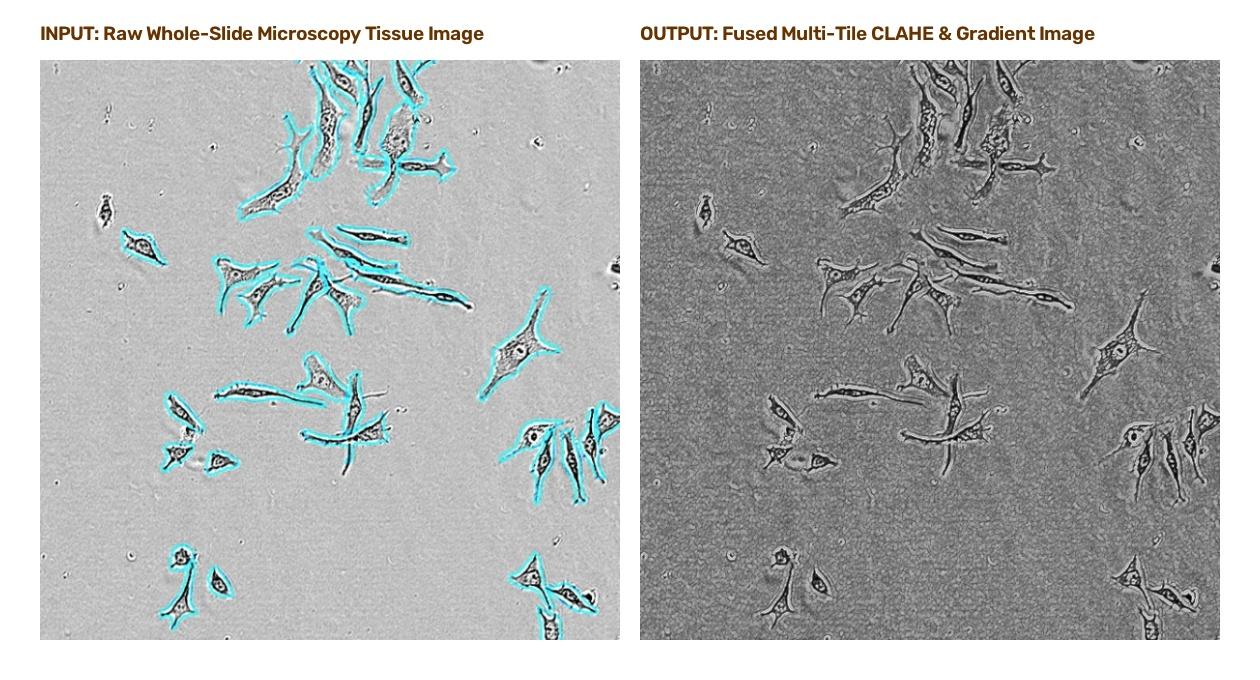
#> input picture Data/step1_1_1_clahe_fusion_io.jpg, 1260 x 680 px; its folder holds only this picture in this run
$ python -i boundary_sharpening_pipeline.py   (imports and definitions only)   (older library calls are emulated)
#> lines starting #> are read from the running program, lines starting #| are printed output that depends on the picture; after the words box and inside, x2 and y2 are one past the last pixel; in counts of white or black regions, pixels touching at a corner belong together
import os
import glob
import json
import csv
import cv2
import numpy as np

# [135 lines left out: function save_single_cell_debug_trace, not called in this run]


def extract_cells_with_boundary_sharpening(
    image_path,
    output_dir,
    subcell_padding=5,
    clahe_clip_limit=3.5,
    clahe_tile_grid=(8, 8),
    debug_cell_ids=None
):
    """
    New Option: "Boundary Sharpening" Cell Extraction Core Pipeline with Per-Cell Debugging.
    Combines Option 4 Boundary Sharpening with Multi-Tile Adaptive CLAHE Dark Quadrant Recovery,
    Deduplicated Non-Composite Filtering, and Per-Cell Step-by-Step Debug Tracing.
    """
#> called with image_path = '../Data/step1_1_1_clahe_fusion_io.jpg', output_dir = 'out.png', subcell_padding = 5, clahe_clip_limit = 3.5, clahe_tile_grid = (8, 8)
    if not os.path.exists(image_path):
        raise FileNotFoundError(f"Input image not found: {image_path}")

    os.makedirs(output_dir, exist_ok=True)

    # Normalize debug_cell_ids to a set of integers or "all"
    target_debug_ids = set()
    if debug_cell_ids is not None:
        if isinstance(debug_cell_ids, (int, str)) and str(debug_cell_ids).lower() == "all":
            target_debug_ids = "all"
        elif isinstance(debug_cell_ids, int):
            target_debug_ids = {debug_cell_ids}
        elif isinstance(debug_cell_ids, (list, tuple, set)):
            target_debug_ids = {int(x) for x in debug_cell_ids}

    # Clean existing non-debug output files in output_dir
    for old_file in glob.glob(os.path.join(output_dir, "subcell_*.jpg")):
        try: os.remove(old_file)
        except OSError: pass

    img = cv2.imread(image_path)
#> img is the input picture: shape (680, 1260, 3); mean B, G, R 177.9, 178.1, 175.1
    if img is None:
        raise ValueError(f"Could not read image at {image_path}")

    img_h, img_w = img.shape[:2]
    total_img_area = img_h * img_w

    # Save original reference
    cv2.imwrite(os.path.join(output_dir, "00_original_reference.jpg"), img)

    # STEP 1: CYAN / GRAYSCALE SIGNAL MAPPING
    b, g, r = cv2.split(img.astype(np.float32))
    cyan_diff = (b + g) / 2.0 - r
    cyan_diff = np.clip(cyan_diff, 0, 255).astype(np.uint8)

    if np.max(cyan_diff) == 0:
        signal = cv2.cvtColor(img, cv2.COLOR_BGR2GRAY) if len(img.shape) == 3 else img.copy()
    else:
        signal = cyan_diff

    # STEP 2: BILATERAL NOISE SUPPRESSION
    bilateral = cv2.bilateralFilter(signal, d=5, sigmaColor=35, sigmaSpace=35)

    # STEP 3: MULTI-OPERATOR EDGE GRADIENT FUSION (SCHARR + CANNY)
    grad_x = cv2.Scharr(bilateral, cv2.CV_32F, 1, 0)
    grad_y = cv2.Scharr(bilateral, cv2.CV_32F, 0, 1)
    grad_mag = cv2.magnitude(grad_x, grad_y)
    sobel_edges = cv2.normalize(grad_mag, None, 0, 255, cv2.NORM_MINMAX).astype(np.uint8)

    high_thresh, _ = cv2.threshold(bilateral, 0, 255, cv2.THRESH_BINARY + cv2.THRESH_OTSU)
#> high_thresh = 40
    canny_edges = cv2.Canny(bilateral, 0.5 * high_thresh, high_thresh)
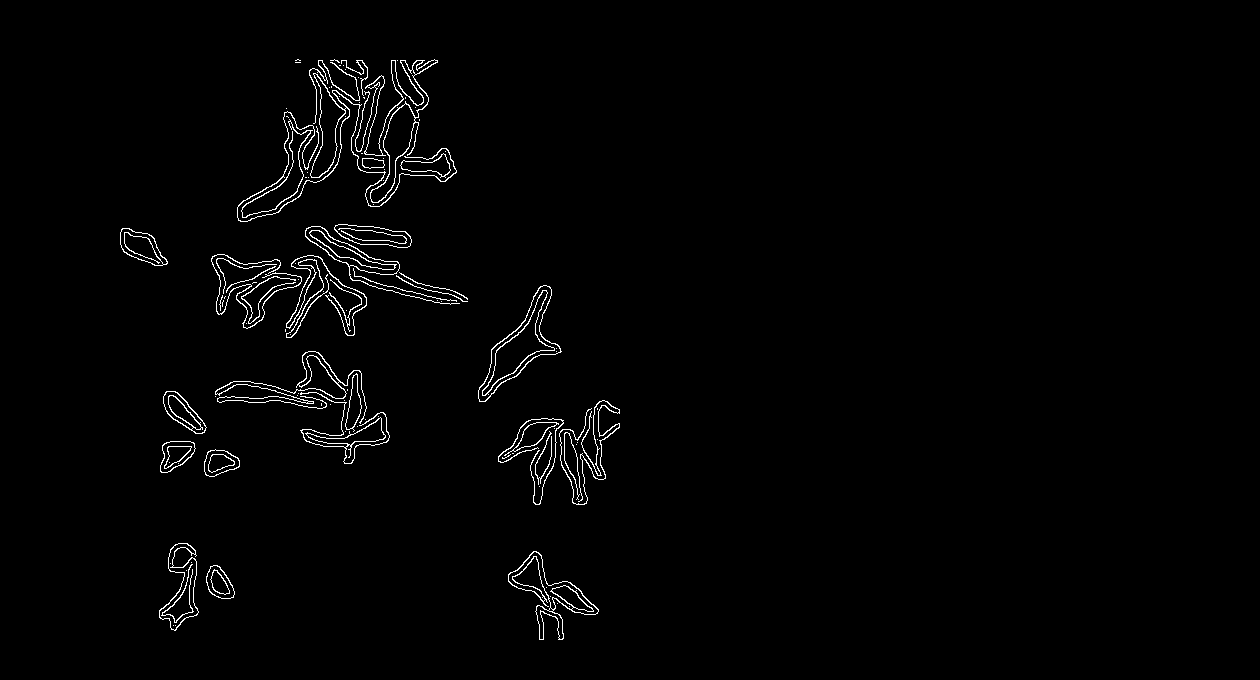
#> canny_edges: shape (680, 1260); 1.4% white in thin lines or dots, all inside (x1, y1, x2, y2) = (120, 59, 620, 640)

    gradient_fusion = cv2.addWeighted(sobel_edges, 0.7, canny_edges, 0.3, 0)

    # STEP 4: MULTI-TILE ADAPTIVE CLAHE (DARK QUADRANT RECOVERY)
    clahe = cv2.createCLAHE(clipLimit=clahe_clip_limit, tileGridSize=clahe_tile_grid)
    clahe_boosted = clahe.apply(gradient_fusion)

    # STEP 5: MULTI-SCALE FINE & MID UNSHARP MASKING -> ULTRA-SHARPENED MAP
    blur_fine = cv2.GaussianBlur(clahe_boosted, (3, 3), 0.8)
    sharp_fine = cv2.addWeighted(clahe_boosted, 2.2, blur_fine, -1.2, 0)

    blur_mid = cv2.GaussianBlur(sharp_fine, (7, 7), 1.5)
    ultra_sharpened = cv2.addWeighted(sharp_fine, 1.8, blur_mid, -0.8, 0)
    cv2.imwrite(os.path.join(output_dir, "01_ultra_sharpened_boundary_map.jpg"), ultra_sharpened)

    # STEP 6: ADAPTIVE OTSU THRESHOLDING -> CRISP BOUNDARY MAP
    otsu_val, _ = cv2.threshold(ultra_sharpened, 0, 255, cv2.THRESH_BINARY + cv2.THRESH_OTSU)
#> otsu_val = 119
    calibrated_thresh = max(20, int(0.65 * otsu_val))
#> calibrated_thresh = 77

    _, bin_mask = cv2.threshold(ultra_sharpened, calibrated_thresh, 255, cv2.THRESH_BINARY)
    # Remove outer border frame noise
    bin_mask[:, :3] = 0; bin_mask[:, -3:] = 0; bin_mask[:3, :] = 0; bin_mask[-3:, :] = 0
    cv2.imwrite(os.path.join(output_dir, "02_binary_crisp_boundaries.jpg"), bin_mask)

    kernel_small = cv2.getStructuringElement(cv2.MORPH_ELLIPSE, (3, 3))
    closed_mask = cv2.morphologyEx(bin_mask, cv2.MORPH_CLOSE, kernel_small, iterations=1)

    contours, _ = cv2.findContours(closed_mask, cv2.RETR_TREE, cv2.CHAIN_APPROX_SIMPLE)
#> contours = 403 contours, 193 with area under 20; largest, box (x1, y1, x2, y2) and area: (236, 59, 458, 223) 13271, (215, 350, 390, 465) 6106, (497, 400, 621, 507) 5173, (303, 223, 469, 305) 4640, (211, 253, 303, 330) 3444

    candidates = []
    if contours:
        for c in contours:
            area = cv2.contourArea(c)
            x, y, w, h = cv2.boundingRect(c)
            # Filter noise < 80 px
            if area >= 80 and not (area > 0.70 * total_img_area or (w > 0.85 * img_w and h > 0.85 * img_h)):
                candidates.append((x, y, w, h, area, c))
#> this loop made 403 passes
#> (area, x, y, w, h) on passes 1 to 3: (648.5, 205, 565, 30, 34), (248.5, 210, 570, 20, 24), (263, 206, 565, 28, 33)
#> after the loop, candidates = 75 items

    # STEP 7: DEDUPLICATED NON-COMPOSITE FILTER
    non_composite = []
    for i, (cx1, cy1, cw1, ch1, ca1, cc1) in enumerate(candidates):
        contained_raw = []
        for j, (cx2, cy2, cw2, ch2, ca2, cc2) in enumerate(candidates):
            if i == j: continue
            inter_x1 = max(cx1, cx2)
            inter_y1 = max(cy1, cy2)
            inter_x2 = min(cx1 + cw1, cx2 + cw2)
            inter_y2 = min(cy1 + ch1, cy2 + ch2)
            inter_w = max(0, inter_x2 - inter_x1)
            inter_h = max(0, inter_y2 - inter_y1)
            inter_area = inter_w * inter_h
            box2_area = cw2 * ch2
            if inter_area >= 0.80 * box2_area and ca1 > ca2 and ca2 >= 200:
                contained_raw.append((j, cx2, cy2, cw2, ch2, ca2))

        unique_contained = []
        for item in contained_raw:
            j, x2, y2, w2, h2, a2 = item
            is_dup_contained = False
            for u in unique_contained:
                uj, ux2, uy2, uw2, uh2, ua2 = u
                inter = max(0, min(x2 + w2, ux2 + uw2) - max(x2, ux2)) * max(0, min(y2 + h2, uy2 + uh2) - max(y2, uy2))
                union = w2 * h2 + uw2 * uh2 - inter
                iou = inter / union if union > 0 else 0
                if iou > 0.60:
                    is_dup_contained = True
                    break
            if not is_dup_contained:
                unique_contained.append(item)

        if len(unique_contained) < 2:
            non_composite.append((cx1, cy1, cw1, ch1, ca1, cc1))
#> this loop made 75 passes
#> (cx1, cy1, cw1, ch1, ca1) on passes 1 to 4: (205, 565, 30, 34, 648.5), (210, 570, 20, 24, 248.5), (206, 565, 28, 33, 263), (507, 551, 92, 90, 2543.5)
#> after the loop, non_composite = 65 items

    # DUPLICATE SUBSET FILTER & CELL PROCESS ATTACHMENT MERGER
    subcell_tuples = []
    merged_leg_indices = set()

    for i, (cx1, cy1, cw1, ch1, ca1, cc1) in enumerate(non_composite):
        if i in merged_leg_indices: continue

        is_dup_or_leg = False
        for j, (cx2, cy2, cw2, ch2, ca2, cc2) in enumerate(non_composite):
            if i == j or j in merged_leg_indices: continue

            inter_x1 = max(cx1, cx2)
            inter_y1 = max(cy1, cy2)
            inter_x2 = min(cx1 + cw1, cx2 + cw2)
            inter_y2 = min(cy1 + ch1, cy2 + ch2)
            inter_w = max(0, inter_x2 - inter_x1)
            inter_h = max(0, inter_y2 - inter_y1)
            inter_area = inter_w * inter_h
            box1_area = cw1 * ch1

            if inter_area >= 0.75 * box1_area and ca2 > ca1:
                is_dup_or_leg = True
                break

            if ca1 < 200 and ca2 >= 250:
                dist_x = max(0, max(cx1, cx2) - min(cx1 + cw1, cx2 + cw2))
                dist_y = max(0, max(cy1, cy2) - min(cy1 + ch1, cy2 + ch2))
                if inter_area >= 0.08 * box1_area or (dist_x <= 3 and dist_y <= 3):
                    is_dup_or_leg = True
                    combined_pts = np.vstack((cc2, cc1))
                    combined_hull = cv2.convexHull(combined_pts)
                    cbx, cby, cbw, cbh = cv2.boundingRect(combined_hull)
                    non_composite[j] = (cbx, cby, cbw, cbh, cv2.contourArea(combined_hull), combined_hull)
                    break

        if not is_dup_or_leg:
            subcell_tuples.append(non_composite[i])
#> this loop made 65 passes
#> (cx1, cy1, cw1, ch1, ca1) on passes 1 to 4: (210, 570, 20, 24, 248.5), (206, 565, 28, 33, 263), (575, 589, 24, 25, 110.5), (551, 585, 48, 29, 594.5)
#> after the loop, subcell_tuples = 33 items

    # HOMOGENEITY FILTER
    lower_cyan = np.array([75, 40, 140], dtype=np.uint8)
    upper_cyan = np.array([115, 255, 255], dtype=np.uint8)
    final_subcells = []

    for (cx1, cy1, cw1, ch1, ca1, cc1) in subcell_tuples:
        mask_sub = np.zeros((img_h, img_w), dtype=np.uint8)
        cv2.drawContours(mask_sub, [cc1], -1, 255, cv2.FILLED)

        crop_sub = img[cy1:cy1+ch1, cx1:cx1+cw1]
        crop_mask = mask_sub[cy1:cy1+ch1, cx1:cx1+cw1]

        if np.max(cyan_diff) > 0:
            crop_hsv = cv2.cvtColor(crop_sub, cv2.COLOR_BGR2HSV)
            crop_cyan = cv2.inRange(crop_hsv, lower_cyan, upper_cyan)
            non_white = np.any(crop_sub < 240, axis=2) & (crop_mask > 0)
            interior = non_white & (crop_cyan == 0)
            crop_gray = cv2.cvtColor(crop_sub, cv2.COLOR_BGR2GRAY)
            interior_pixels = crop_gray[interior] if np.any(interior) else crop_gray[non_white]
        else:
            crop_gray = cv2.cvtColor(crop_sub, cv2.COLOR_BGR2GRAY) if len(crop_sub.shape) == 3 else crop_sub
            interior_pixels = crop_gray[crop_mask > 0]

        if len(interior_pixels) > 0:
            std_val = np.std(interior_pixels)
            min_val = np.min(interior_pixels)
            if std_val < 10 and min_val > 220:
                continue

        final_subcells.append((cx1, cy1, cw1, ch1, ca1, cc1))
#> this loop made 33 passes
#> (cx1, cy1, cw1, ch1, ca1, interior_pixels, std_val, min_val) on passes 1, 12, 33: (206, 565, 28, 33, 263, [93, 109, 95, 95], 6.4, 93), (571, 413, 20, 43, 213, [57, 67, 104], 20.22, 57), (354, 60, 14, 23, 105, [80, 99, 95], 8.18, 80)
#> pass 1, in extract_cells_with_boundary_sharpening, `crop_cyan = cv2.inRange(crop_hsv, lower_cyan, upper_cyan)`:
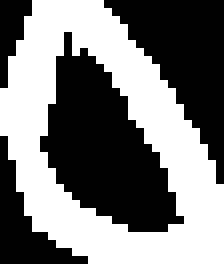
#> crop_cyan: shape (33, 28) (shown 8 times larger); 48.3% white; 1 white region, box (x1, y1, x2, y2) and area: (0, 0, 28, 33) 446
#> after the loop:
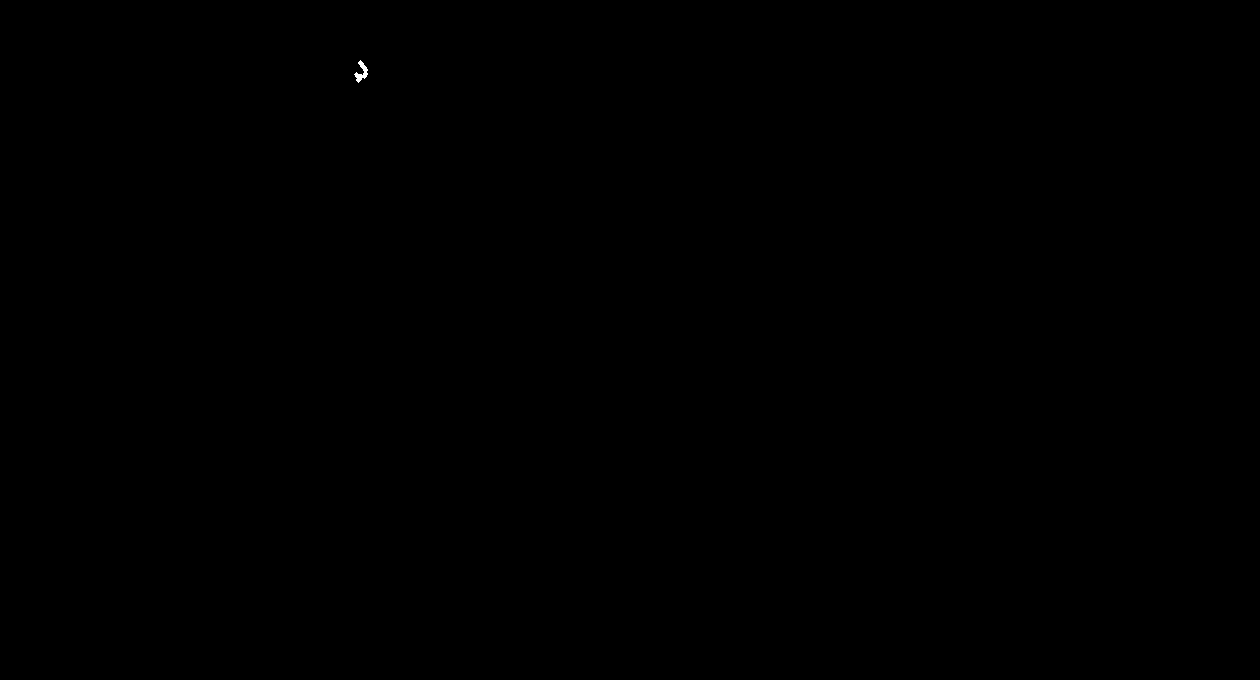
#> mask_sub: shape (680, 1260); 0.02% white; 1 white region, box (x1, y1, x2, y2) and area: (354, 60, 368, 83) 135
#> after the loop, final_subcells = 33 items

    # Sort left-to-right, top-to-bottom
    final_subcells = sorted(final_subcells, key=lambda s: (s[1], s[0]))

    # STEP 8: DUAL CROP, OVERVIEWS, MANIFEST & PER-CELL DEBUG OUTPUTS
    overview_original = img.copy()
    sharpened_bgr = cv2.cvtColor(ultra_sharpened, cv2.COLOR_GRAY2BGR)
    overview_sharpened = sharpened_bgr.copy()

    manifest_rows = []

    for idx, (x, y, w, h, area, contour) in enumerate(final_subcells, start=1):
        subcell_id = f"subcell_{idx:03d}"

        x1 = max(0, x - subcell_padding)
        y1 = max(0, y - subcell_padding)
        x2 = min(img_w, x + w + subcell_padding)
        y2 = min(img_h, y + h + subcell_padding)

        touches_border = (x <= 4 or y <= 4 or (x + w) >= img_w - 4 or (y + h) >= img_h - 4)
        cell_mask_full = np.zeros((img_h, img_w), dtype=np.uint8)
        if touches_border:
            hull_c = cv2.convexHull(contour)
            cv2.drawContours(cell_mask_full, [hull_c], -1, 255, cv2.FILLED)
        else:
            cv2.drawContours(cell_mask_full, [contour], -1, 255, cv2.FILLED)

        # A: Crop from Original RGB Image
        crop_img = img[y1:y2, x1:x2]
        crop_mask = cell_mask_full[y1:y2, x1:x2]
        crop_bgr = cv2.cvtColor(crop_img, cv2.COLOR_GRAY2BGR) if len(crop_img.shape) == 2 else crop_img
        white_canvas = np.full_like(crop_bgr, 255)
        mask_3ch = cv2.merge([crop_mask, crop_mask, crop_mask])
        extracted_orig = np.where(mask_3ch > 0, crop_bgr, white_canvas)
        orig_filename = f"{subcell_id}_original_extracted.jpg"
        cv2.imwrite(os.path.join(output_dir, orig_filename), extracted_orig)

        # B: Crop directly from Ultra-Sharpened Map
        crop_sharp = sharpened_bgr[y1:y2, x1:x2]
        extracted_sharp = np.where(mask_3ch > 0, crop_sharp, white_canvas)
        sharp_filename = f"{subcell_id}_sharpened_extracted.jpg"
        cv2.imwrite(os.path.join(output_dir, sharp_filename), extracted_sharp)

        # C: Marked Context Copy showing location on original image
        marked_img = img.copy()
        cv2.rectangle(marked_img, (x1, y1), (x2, y2), (0, 0, 255), 2)
        cv2.putText(marked_img, f"Subcell #{idx:03d}", (x1, max(14, y1 - 4)),
                    cv2.FONT_HERSHEY_SIMPLEX, 0.45, (0, 0, 255), 1)
        location_filename = f"{subcell_id}_marked.jpg"
        cv2.imwrite(os.path.join(output_dir, location_filename), marked_img)

        # D: Update Overview Map on Original RGB Image
        cv2.rectangle(overview_original, (x1, y1), (x2, y2), (0, 255, 0), 2)
        cv2.putText(overview_original, str(idx), (x1, max(14, y1 - 4)),
                    cv2.FONT_HERSHEY_SIMPLEX, 0.45, (0, 255, 0), 1)

        # E: Update Overview Map on Ultra-Sharpened Map
        cv2.rectangle(overview_sharpened, (x1, y1), (x2, y2), (0, 255, 0), 2)
        cv2.putText(overview_sharpened, str(idx), (x1, max(14, y1 - 4)),
                    cv2.FONT_HERSHEY_SIMPLEX, 0.45, (0, 255, 0), 1)

        flagged = bool(area > 3500)
        manifest_rows.append({
            "cell_id": idx,
            "x1": x1, "y1": y1, "x2": x2, "y2": y2,
            "width": x2 - x1, "height": y2 - y1,
            "area": int(area),
            "original_filename": orig_filename,
            "sharpened_filename": sharp_filename,
            "location_filename": location_filename,
            "flagged_possible_merge": flagged
        })

        # PER-CELL DEBUG OUTPUTS
        if target_debug_ids == "all" or idx in target_debug_ids:
            cell_debug_dir = os.path.join(output_dir, "debug", f"cell_{idx:03d}")
            save_single_cell_debug_trace(
                debug_dir=cell_debug_dir,
                cell_idx=idx,
                img=img,
                signal=signal,
                bilateral=bilateral,
                sobel_edges=sobel_edges,
                canny_edges=canny_edges,
                gradient_fusion=gradient_fusion,
                clahe_boosted=clahe_boosted,
                sharp_fine=sharp_fine,
                ultra_sharpened=ultra_sharpened,
                bin_mask=bin_mask,
                closed_mask=closed_mask,
                cell_mask_full=cell_mask_full,
                extracted_orig=extracted_orig,
                extracted_sharp=extracted_sharp,
                marked_img=marked_img,
                bbox_tuple=(x1, y1, x2, y2),
                area=area,
                otsu_val=otsu_val,
                calibrated_thresh=calibrated_thresh
            )
#> this loop made 33 passes
#> (x, y, w, h, area) on passes 7 to 10: (370, 173, 24, 30, 262.5), (119, 227, 49, 40, 1062.5), (345, 229, 61, 15, 372), (284, 255, 85, 84, 2948.5)
#> pass 1, in extract_cells_with_boundary_sharpening, `extracted_orig = np.where(mask_3ch > 0, crop_bgr, white_canvas)`:
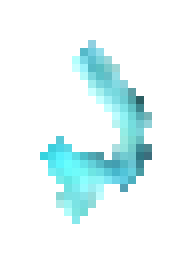
#> extracted_orig: shape (33, 24, 3) (shown 8 times larger); mean of channels 0, 1, 2 248.7, 247.8, 231.4; drawn as B, G, R
#> after the loop:
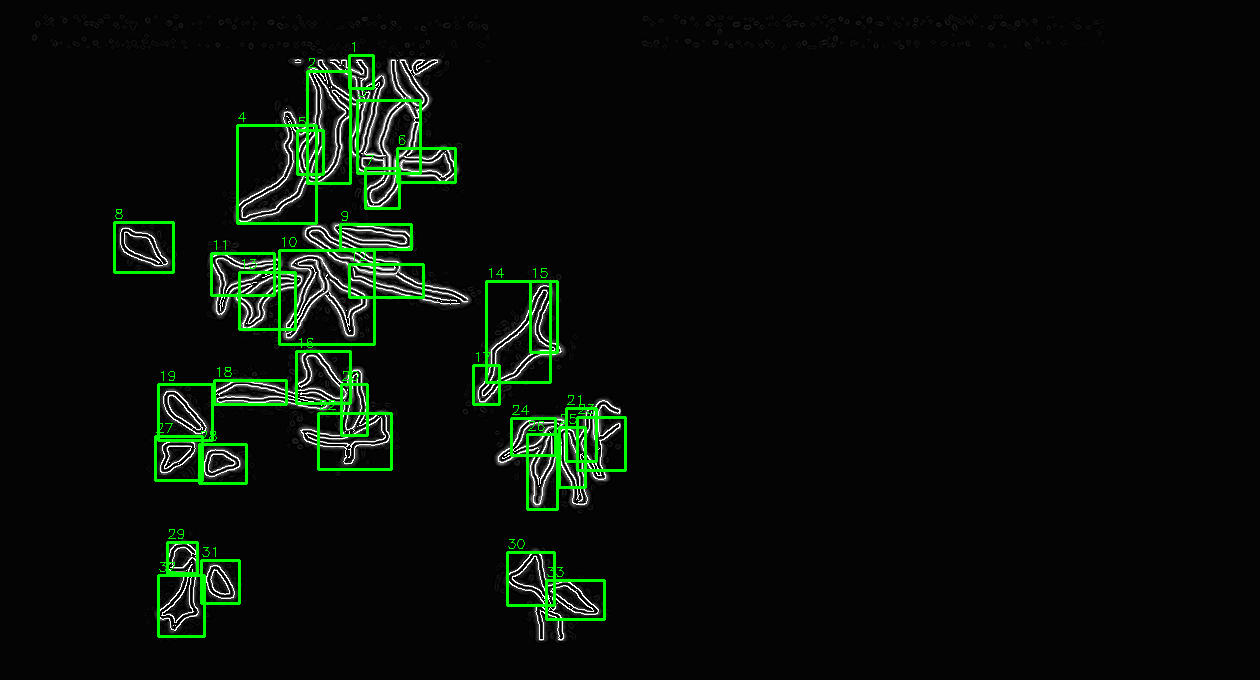
#> overview_sharpened: shape (680, 1260, 3); mean B, G, R 9.2, 15.3, 9.2

    cv2.imwrite(os.path.join(output_dir, "overview_map_on_original.jpg"), overview_original)
    cv2.imwrite(os.path.join(output_dir, "overview_map_on_sharpened.jpg"), overview_sharpened)

    # STEP 9: SAVE MANIFEST CSV
    manifest_path = os.path.join(output_dir, "manifest.csv")
    with open(manifest_path, "w", newline="") as f:
        fieldnames = [
            "cell_id", "x1", "y1", "x2", "y2", "width", "height", "area",
            "original_filename", "sharpened_filename", "location_filename",
            "flagged_possible_merge"
        ]
        writer = csv.DictWriter(f, fieldnames=fieldnames)
        writer.writeheader()
        writer.writerows(manifest_rows)

    return len(final_subcells)

>>> result = extract_cells_with_boundary_sharpening('../Data/step1_1_1_clahe_fusion_io.jpg', 'out.png')
